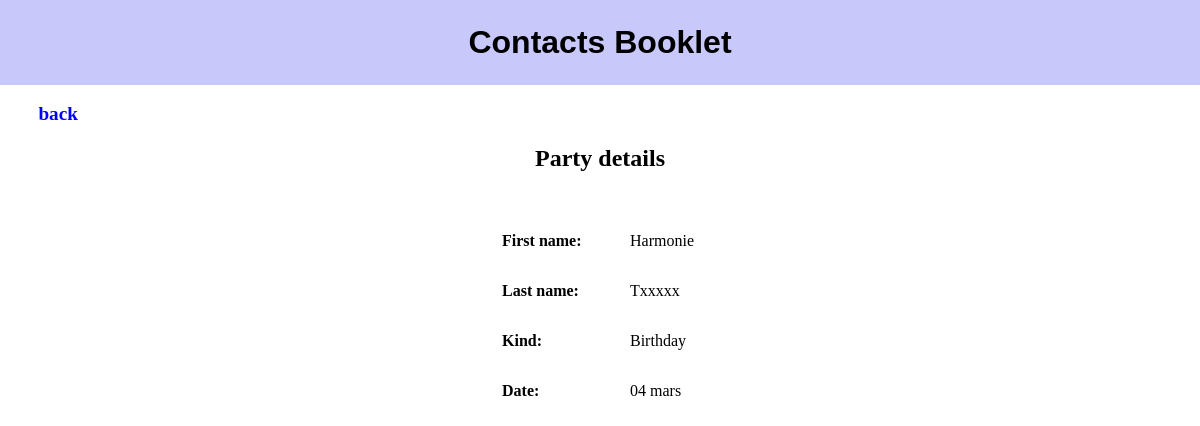
The app's page /parties/details/1/ (signed in), older data.
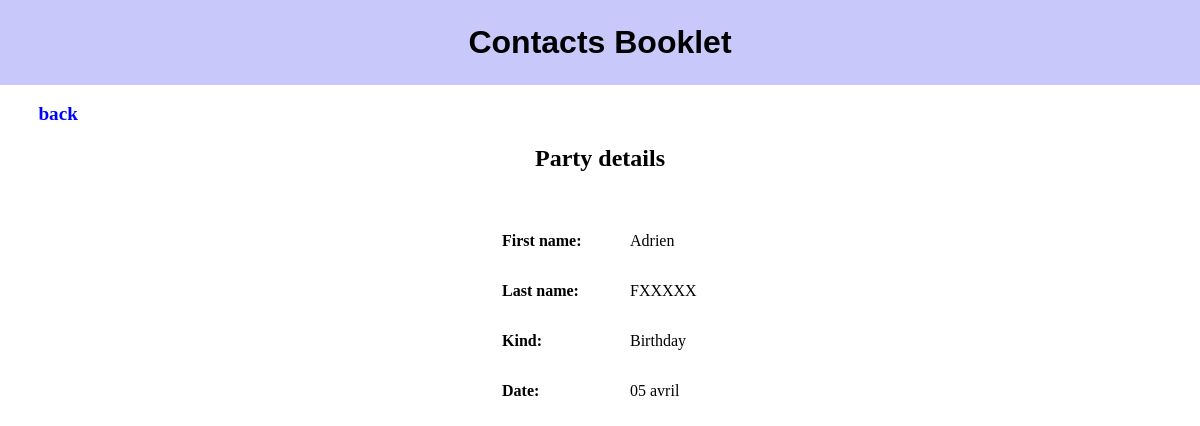
The same page, newer data.
### contacts_app/models.py (models this page shows, shortened)
class Party(models.Model):
    first_name = models.CharField(max_length=30)
    last_name = models.CharField(max_length=30)
    party_name = models.CharField(max_length=30, verbose_name='Kind')
    party_date = models.CharField(max_length=30, verbose_name='Date')
    fk_user = models.ForeignKey(User, on_delete=models.CASCADE)
    REQUIRED_FIELDS = ['first_name','last_name', 'party_name', 'date']

### contacts_app/views.py (the view)
# urls.py: path('parties/details/<int:id>/', contacts_app.views.partyDetails, name="partyDetails"),
@login_required
def partyDetails(request, id):
    party = Party.objects.get(id=id)
    if request.user.id == party.fk_user.id :
        return render(request, 'partiesForms/partyDetails.html', context={'party' : party})
    else :
        return redirect('contacts')

### contacts_app/templates/partiesForms/partyDetails.html (shortened to what this page needs)
{% extends 'base1.html' %}
{% load static %}
{% block css %}
    <link rel="stylesheet" href="{% static 'partyDetails.css' %}"/>
{% endblock %}
{% block content %}
<br>
<a href="{% url 'parties' %}">back</a>
<h2>Party details</h2>
<div class="details_form">
    <label class="label">First name:</label><p class="info">{{ party.first_name }}</p><br>
    <label class="label">Last name:</label><p class="info">{{ party.last_name }}</p><br>
    <label class="label">Kind:</label><p class="info">{{ party.party_name}}</p><br>
    <label class="label">Date:</label><p class="info">{{ party.party_date}}</p>
</div>
{% endblock content %}

### contacts_app/templates/base1.html (shortened to what this page needs)
{% load static %}
<!DOCTYPE html>
<html lang="en">
<head>
    <link rel="stylesheet" href="{% static 'style2.css'%}">
    {% block css %}
    {% endblock %}
</head>
<body class = "notranslate">
    <h1 id="h1_base">Contacts Booklet</h1>
    {% block content %}{% endblock content %}
</body>
</html>

### contacts_app/static/style2.css (style rules this page uses)
body { margin: 0px; }
#h1_base { margin: 0px; background-color: rgb(200, 200, 250); padding: 2%; text-align: center; font-family: Sans-serif; }

### contacts_app/static/partyDetails.css (style rules this page uses)
h2 { text-align: center; padding-bottom: 1em; }
a { font-size: 1.2em; text-decoration: none; font-weight: bold; color: blue; padding-left: 2em; }
p { text-align: center; white-space: normal; }
.label { display: inline-block; text-align: left; width: 8em; font-weight: bold; }
.info { text-align: left; display: inline-block; width: 8em; }
.details_form { text-align: center; margin-left: 5%; }

Row changes from the older to the newer data that the page shows:
changed Party "Birthday": first_name "Harmonie" → "Adrien"; last_name "Txxxxx" → "FXXXXX"; party_date "04 mars" → "05 avril"
